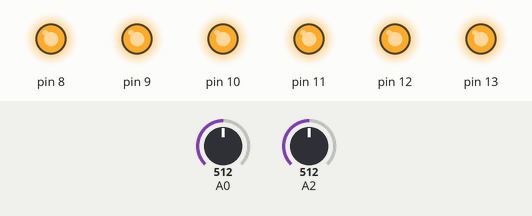
Bench run of a sketch on a simulated Arduino Uno, built with avr-gcc and run on an emulated ATmega328P. On the bench: output pins drawn as LEDs (lit = HIGH). Inputs (shaded band) come from the test bench; at power-on: A0 = 512, A2 = 512.

Above: at 0.1 s.
Timing chart, 0 to 1.6 s (numbered marks = the images above):
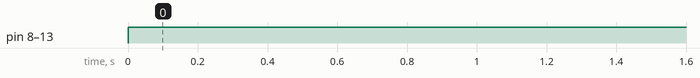

The sketch:

Vu_Meters_With_Sound_Sensor.ino
```cpp
int val = 0;
int delayValue = 0;
void setup() {
pinMode(13, OUTPUT);
pinMode(12, OUTPUT);
pinMode(11, OUTPUT);
pinMode(10, OUTPUT);
pinMode(9, OUTPUT);
pinMode(8, OUTPUT);
}

void loop(){
val = analogRead(0);
if(analogRead(2) > val+600){
digitalWrite(13, LOW);

} else{
digitalWrite(13, HIGH);
}
delay(delayValue);
if(analogRead(2) > val+800){
digitalWrite(12, LOW);
digitalWrite(13, LOW);

} else{
digitalWrite(12, HIGH);
digitalWrite(13, HIGH);
}
delay(delayValue);
if(analogRead(2) > val+900){
digitalWrite(11, LOW);
digitalWrite(12, LOW);
digitalWrite(13, LOW);

} else{
digitalWrite(11, HIGH);
digitalWrite(12, HIGH);
digitalWrite(13, HIGH);
}
delay(delayValue);
if(analogRead(2) > val+950){
digitalWrite(10, LOW);
digitalWrite(11, LOW);
digitalWrite(12, LOW);
digitalWrite(13, LOW);

} else{
digitalWrite(10, HIGH);
digitalWrite(11, HIGH);
digitalWrite(12, HIGH);
digitalWrite(13, HIGH);
}
delay(delayValue);
if(analogRead(2) > val+970){
digitalWrite(9, LOW);
digitalWrite(10, LOW);
digitalWrite(11, LOW);
digitalWrite(12, LOW);
digitalWrite(13, LOW);

} else{
digitalWrite(9, HIGH);
digitalWrite(10, HIGH);
digitalWrite(11, HIGH);
digitalWrite(12, HIGH);
digitalWrite(13, HIGH);
}
delay(delayValue);
if(analogRead(2) > val+980){
digitalWrite(8, LOW);
digitalWrite(9, LOW);
digitalWrite(10, LOW);
digitalWrite(11, LOW);
digitalWrite(12, LOW);
digitalWrite(13, LOW);
} else{
  digitalWrite(8, HIGH);
digitalWrite(9, HIGH);
digitalWrite(10, HIGH);
digitalWrite(11, HIGH);
digitalWrite(12, HIGH);
digitalWrite(13, HIGH);

}
delay(delayValue);

}
```

Measured:
- by itself, pin 8–13: LOW → HIGH at 0.00 s
